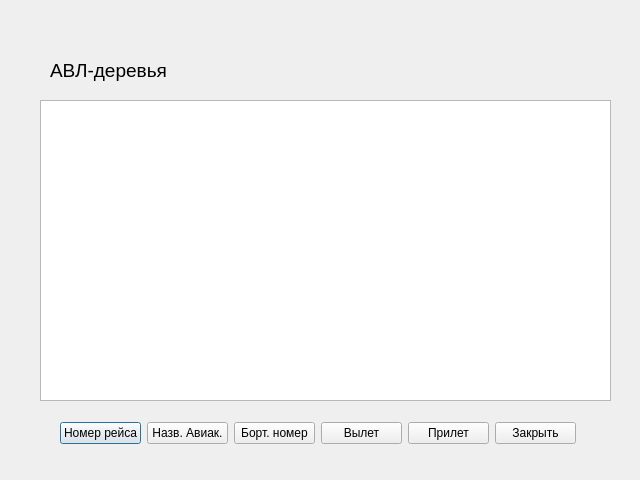
<?xml version="1.0" encoding="UTF-8"?>
<ui version="4.0">
 <class>ShowTrees</class>
 <widget class="QDialog" name="ShowTrees">
  <property name="geometry">
   <rect>
    <x>0</x>
    <y>0</y>
    <width>640</width>
    <height>480</height>
   </rect>
  </property>
  <property name="windowTitle">
   <string>Dialog</string>
  </property>
  <widget class="QTextBrowser" name="trees">
   <property name="geometry">
    <rect>
     <x>40</x>
     <y>100</y>
     <width>571</width>
     <height>301</height>
    </rect>
   </property>
   <property name="inputMethodHints">
    <set>Qt::ImhMultiLine</set>
   </property>
   <property name="readOnly">
    <bool>true</bool>
   </property>
   <property name="placeholderText">
    <string notr="true"/>
   </property>
  </widget>
  <widget class="QLabel" name="label">
   <property name="geometry">
    <rect>
     <x>50</x>
     <y>50</y>
     <width>171</width>
     <height>41</height>
    </rect>
   </property>
   <property name="font">
    <font>
     <pointsize>14</pointsize>
    </font>
   </property>
   <property name="text">
    <string>АВЛ-деревья</string>
   </property>
  </widget>
  <widget class="QWidget" name="">
   <property name="geometry">
    <rect>
     <x>60</x>
     <y>420</y>
     <width>516</width>
     <height>26</height>
    </rect>
   </property>
   <layout class="QHBoxLayout" name="horizontalLayout">
    <item>
     <widget class="QPushButton" name="tree0">
      <property name="text">
       <string>Номер рейса</string>
      </property>
     </widget>
    </item>
    <item>
     <widget class="QPushButton" name="tree1">
      <property name="text">
       <string>Назв. Авиак.</string>
      </property>
     </widget>
    </item>
    <item>
     <widget class="QPushButton" name="tree2">
      <property name="text">
       <string>Борт. номер</string>
      </property>
     </widget>
    </item>
    <item>
     <widget class="QPushButton" name="tree3">
      <property name="text">
       <string>Вылет</string>
      </property>
     </widget>
    </item>
    <item>
     <widget class="QPushButton" name="tree4">
      <property name="text">
       <string>Прилет</string>
      </property>
     </widget>
    </item>
    <item>
     <widget class="QPushButton" name="close">
      <property name="text">
       <string>Закрыть</string>
      </property>
     </widget>
    </item>
   </layout>
  </widget>
 </widget>
 <resources/>
 <connections/>
</ui>
